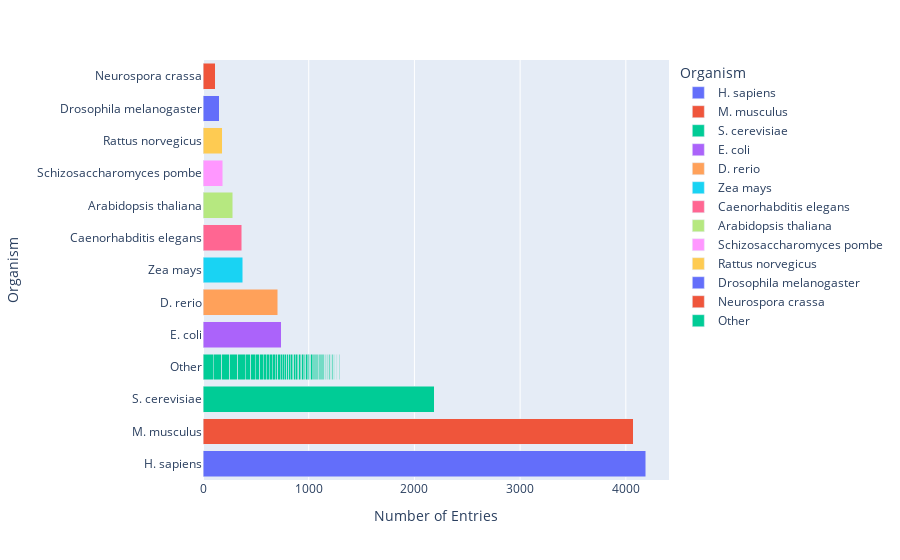

Here is the notebook cell this chart was saved with:
### Code cell
import plotly.colors as colors

def plot_organism_metadataacked(df):
    df_organism_counts = df.groupby('ScientificName').size().reset_index(name='counts')
    df_organism_counts.sort_values('counts', ascending=False, inplace=True)
    accepted_organisms = df_organism_counts['ScientificName'].head(12).tolist()
    df_organism_counts['ScientificName_Other'] = df_organism_counts['ScientificName'].apply(lambda x: x if x in accepted_organisms else 'Other')
    
    # Create a horizontal stacked bar chart
    fig = px.bar(df_organism_counts, x='counts', y='ScientificName_Other', orientation='h', color='ScientificName_Other')

    # Customize the chart appearance
    fig.update_layout(
        xaxis_title="Number of Entries",
        yaxis_title="Organism",
        yaxis_categoryorder='total descending',  # Sort categories by count in descending order
        barmode='stack',
        legend_title_text='Organism'
    )
    
    return fig
plot_organism_metadataacked(df)

### Figure 1 — Plotly figure (JSON) as saved in the notebook; plotly's stock layout.template omitted (floating-point values rounded to 4 significant figures)
{"data": [{"alignmentgroup": "True", "hovertemplate": "ScientificName_Other=%{y}<br>counts=%{x}<extra></extra>", "legendgroup": "H. sapiens", "marker": {"color": "#636efa", "pattern": {"shape": ""}}, "name": "H. sapiens", "offsetgroup": "H. sapiens", "orientation": "h", "showlegend": true, "textposition": "auto", "type": "bar", "x": [4188], "xaxis": "x", "y": ["H. sapiens"], "yaxis": "y"}, {"alignmentgroup": "True", "hovertemplate": "ScientificName_Other=%{y}<br>counts=%{x}<extra></extra>", "legendgroup": "M. musculus", "marker": {"color": "#EF553B", "pattern": {"shape": ""}}, "name": "M. musculus", "offsetgroup": "M. musculus", "orientation": "h", "showlegend": true, "textposition": "auto", "type": "bar", "x": [4071], "xaxis": "x", "y": ["M. musculus"], "yaxis": "y"}, {"alignmentgroup": "True", "hovertemplate": "ScientificName_Other=%{y}<br>counts=%{x}<extra></extra>", "legendgroup": "S. cerevisiae", "marker": {"color": "#00cc96", "pattern": {"shape": ""}}, "name": "S. cerevisiae", "offsetgroup": "S. cerevisiae", "orientation": "h", "showlegend": true, "textposition": "auto", "type": "bar", "x": [2186], "xaxis": "x", "y": ["S. cerevisiae"], "yaxis": "y"}, {"alignmentgroup": "True", "hovertemplate": "ScientificName_Other=%{y}<br>counts=%{x}<extra></extra>", "legendgroup": "E. coli", "marker": {"color": "#ab63fa", "pattern": {"shape": ""}}, "name": "E. coli", "offsetgroup": "E. coli", "orientation": "h", "showlegend": true, "textposition": "auto", "type": "bar", "x": [738], "xaxis": "x", "y": ["E. coli"], "yaxis": "y"}, {"alignmentgroup": "True", "hovertemplate": "ScientificName_Other=%{y}<br>counts=%{x}<extra></extra>", "legendgroup": "D. rerio", "marker": {"color": "#FFA15A", "pattern": {"shape": ""}}, "name": "D. rerio", "offsetgroup": "D. rerio", "orientation": "h", "showlegend": true, "textposition": "auto", "type": "bar", "x": [705], "xaxis": "x", "y": ["D. rerio"], "yaxis": "y"}, {"alignmentgroup": "True", "hovertemplate": "ScientificName_Other=%{y}<br>counts=%{x}<extra></extra>", "legendgroup": "Zea mays", "marker": {"color": "#19d3f3", "pattern": {"shape": ""}}, "name": "Zea mays", "offsetgroup": "Zea mays", "orientation": "h", "showlegend": true, "textposition": "auto", "type": "bar", "x": [374], "xaxis": "x", "y": ["Zea mays"], "yaxis": "y"}, {"alignmentgroup": "True", "hovertemplate": "ScientificName_Other=%{y}<br>counts=%{x}<extra></extra>", "legendgroup": "Caenorhabditis elegans", "marker": {"color": "#FF6692", "pattern": {"shape": ""}}, "name": "Caenorhabditis elegans", "offsetgroup": "Caenorhabditis elegans", "orientation": "h", "showlegend": true, "textposition": "auto", "type": "bar", "x": [365], "xaxis": "x", "y": ["Caenorhabditis elegans"], "yaxis": "y"}, {"alignmentgroup": "True", "hovertemplate": "ScientificName_Other=%{y}<br>counts=%{x}<extra></extra>", "legendgroup": "Arabidopsis thaliana", "marker": {"color": "#B6E880", "pattern": {"shape": ""}}, "name": "Arabidopsis thaliana", "offsetgroup": "Arabidopsis thaliana", "orientation": "h", "showlegend": true, "textposition": "auto", "type": "bar", "x": [282], "xaxis": "x", "y": ["Arabidopsis thaliana"], "yaxis": "y"}, {"alignmentgroup": "True", "hovertemplate": "ScientificName_Other=%{y}<br>counts=%{x}<extra></extra>", "legendgroup": "Schizosaccharomyces pombe", "marker": {"color": "#FF97FF", "pattern": {"shape": ""}}, "name": "Schizosaccharomyces pombe", "offsetgroup": "Schizosaccharomyces pombe", "orientation": "h", "showlegend": true, "textposition": "auto", "type": "bar", "x": [187], "xaxis": "x", "y": ["Schizosaccharomyces pombe"], "yaxis": "y"}, {"alignmentgroup": "True", "hovertemplate": "ScientificName_Other=%{y}<br>counts=%{x}<extra></extra>", "legendgroup": "Rattus norvegicus", "marker": {"color": "#FECB52", "pattern": {"shape": ""}}, "name": "Rattus norvegicus", "offsetgroup": "Rattus norvegicus", "orientation": "h", "showlegend": true, "textposition": "auto", "type": "bar", "x": [181], "xaxis": "x", "y": ["Rattus norvegicus"], "yaxis": "y"}, {"alignmentgroup": "True", "hovertemplate": "ScientificName_Other=%{y}<br>counts=%{x}<extra></extra>", "legendgroup": "Drosophila melanogaster", "marker": {"color": "#636efa", "pattern": {"shape": ""}}, "name": "Drosophila melanogaster", "offsetgroup": "Drosophila melanogaster", "orientation": "h", "showlegend": true, "textposition": "auto", "type": "bar", "x": [156], "xaxis": "x", "y": ["Drosophila melanogaster"], "yaxis": "y"}, {"alignmentgroup": "True", "hovertemplate": "ScientificName_Other=%{y}<br>counts=%{x}<extra></extra>", "legendgroup": "Neurospora crassa", "marker": {"color": "#EF553B", "pattern": {"shape": ""}}, "name": "Neurospora crassa", "offsetgroup": "Neurospora crassa", "orientation": "h", "showlegend": true, "textposition": "auto", "type": "bar", "x": [115], "xaxis": "x", "y": ["Neurospora crassa"], "yaxis": "y"}, {"alignmentgroup": "True", "hovertemplate": "ScientificName_Other=%{y}<br>counts=%{x}<extra></extra>", "legendgroup": "Other", "marker": {"color": "#00cc96", "pattern": {"shape": ""}}, "name": "Other", "offsetgroup": "Other", "orientation": "h", "showlegend": true, "textposition": "auto", "type": "bar", "x": [97, 78, 77, 77, 72, 53, 41, 40, 33, 32, 28, 28, 27, 24, 22, 21, 20, 20, 19, 17, 16, 16, 16, 16, 16, 14, 14, 14, 12, 12, 12, 12, 12, 12, 12, 11, 10, 10, 10, 10, 10, 9, 9, 9, 9, 8, 8, 8, 7, 6, 6, 6, 6, 6, 6, 6, 6, 6, 6, 5, 5, 4, 4, 4, 4, 4, 4, 4, 4, 3, 3, 3, 3, 2, 2, 2, 2, 2, 2, 2, 1, 1, 1, 1], "xaxis": "x", "y": ["Other", "Other", "Other", "Other", "Other", "Other", "Other", "Other", "Other", "Other", "Other", "Other", "Other", "Other", "Other", "Other", "Other", "Other", "Other", "Other", "Other", "Other", "Other", "Other", "Other", "Other", "Other", "Other", "Other", "Other", "Other", "Other", "Other", "Other", "Other", "Other", "Other", "Other", "Other", "Other", "Other", "Other", "Other", "Other", "Other", "Other", "Other", "Other", "Other", "Other", "Other", "Other", "Other", "Other", "Other", "Other", "Other", "Other", "Other", "Other", "Other", "Other", "Other", "Other", "Other", "Other", "Other", "Other", "Other", "Other", "Other", "Other", "Other", "Other", "Other", "Other", "Other", "Other", "Other", "Other", "Other", "Other", "Other", "Other"], "yaxis": "y"}], "layout": {"barmode": "stack", "legend": {"title": {"text": "Organism"}, "tracegroupgap": 0}, "margin": {"t": 60}, "xaxis": {"anchor": "y", "domain": [0, 1], "title": {"text": "Number of Entries"}}, "yaxis": {"anchor": "x", "categoryarray": ["Other", "Neurospora crassa", "Drosophila melanogaster", "Rattus norvegicus", "Schizosaccharomyces pombe", "Arabidopsis thaliana", "Caenorhabditis elegans", "Zea mays", "D. rerio", "E. coli", "S. cerevisiae", "M. musculus", "H. sapiens"], "categoryorder": "total descending", "domain": [0, 1], "title": {"text": "Organism"}}}}
